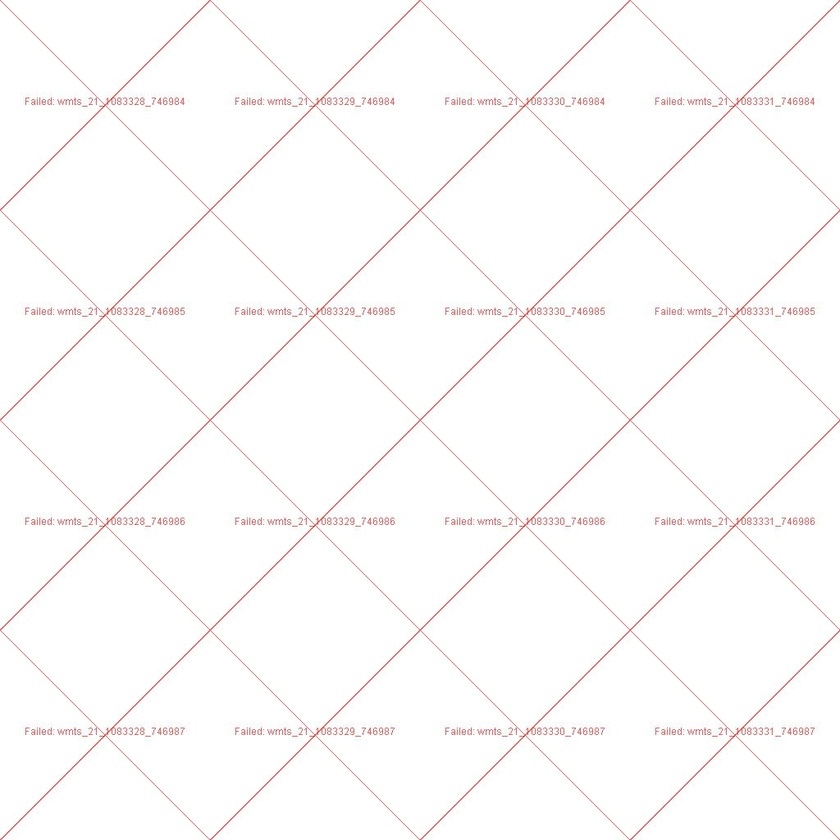
#> input picture images-dataset/HAUTE-SAVOIE_2025_5CM.jpg, 840 x 840 px, shrunk from 1024 x 1024 before the run
$ python preprod-app.py
#> lines starting #> are read from the running program, lines starting #| are printed output that depends on the picture
import base64
import io
import json

import cv2
import pytesseract
import numpy as np
from PIL import Image


def lambda_handler(event, context):
    body = json.loads(event["body"])
    image_base64 = body["base64image"]
    is_corrupted = is_image_corrupted(image_base64)
    print("is image corrupted", is_corrupted)
    return {
        "statusCode": 200,
        "body": json.dumps({"isCorrupted": is_corrupted})
    }


def is_image_corrupted(base64_img):
    try:
        if ',' in base64_img:
            base64_img = base64_img.split(',')[1]

        img_bytes = base64.b64decode(base64_img)
        img_text = Image.open(io.BytesIO(img_bytes))
#> img_text is the input picture: PIL image 840x840 RGB; mean R, G, B 252.7, 251.3, 251.2
        img_blank = np.array(img_text)

        if image_contains_failed_text(img_text) :
            print("Image contains failed text")
            return True
        if is_img_blank(img_blank):
            print("Image is blank")
            return True
        return False

    except Exception as e:
        # If any exception occurs during decoding/processing, image is likely corrupted.jpeg
        print(f"Image corruption detected: {str(e)}")
        return True

def image_contains_failed_text(img):
    """Retourne True si l'image contient un mot-clé d'échec."""
    failed_keywords = ("failed", "wmts")

    gray = np.array(img.convert("L"))

    _, thresh = cv2.threshold(gray, 150, 255, cv2.THRESH_BINARY)
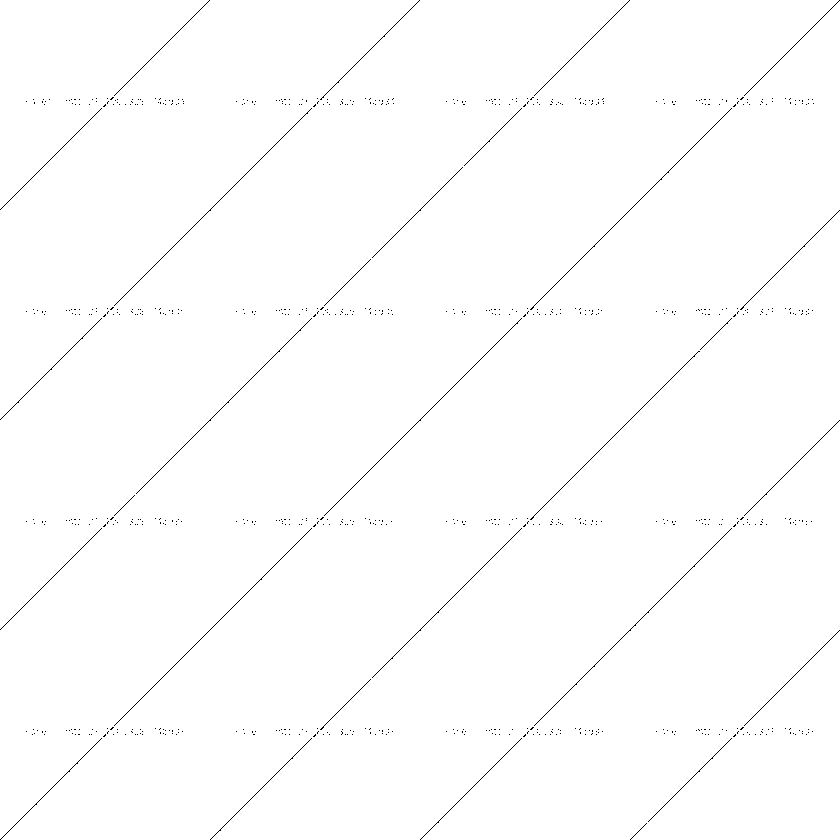
#> thresh: shape (840, 840); 99.4% white; black in thin lines or dots

    custom_config = r'--oem 3 --psm 6'
    try_text = pytesseract.image_to_string(thresh, config=custom_config)

    txt_norm = try_text.lower().strip()
    # print(f"[DEBUG] OCR result: '{txt_norm}'")

    return any(k in txt_norm for k in failed_keywords)

def is_img_blank(img):
    if np.all(img == 0) or np.all(img == 255):
        return True
    return False

if __name__ == "__main__":
    with open("../images-dataset/HAUTE-SAVOIE_2025_5CM.jpg", "rb") as f:
        img_base64 = base64.b64encode(f.read()).decode("utf-8")

    event = {
        "body": json.dumps({
            "base64image": img_base64
        })
    }

    result = lambda_handler(event, None)
    print(result)

$ run again, with images-dataset/corrupted.jpeg copied over images-dataset/HAUTE-SAVOIE_2025_5CM.jpg
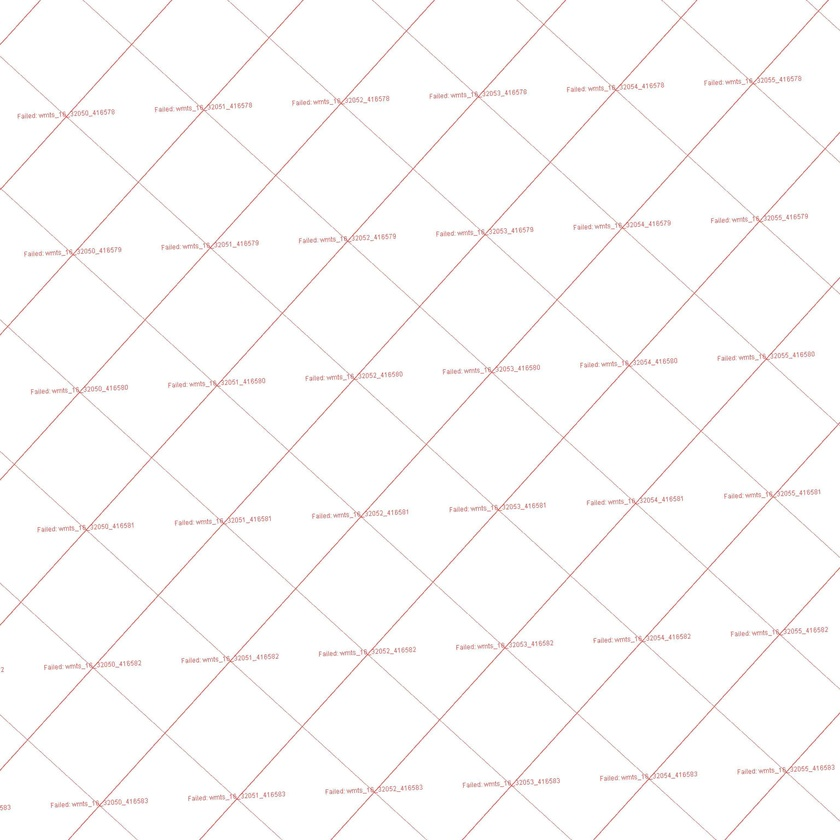
#> input picture images-dataset/corrupted.jpeg, 840 x 840 px, shrunk from 3072 x 3072 before the run
#> in is_image_corrupted, img_text is the input picture: PIL image 840x840 RGB; mean R, G, B 252.3, 251.1, 251
#> in image_contains_failed_text, `_, thresh = cv2.threshold(gray, 150, 255, cv2.THRESH_BINARY)`:
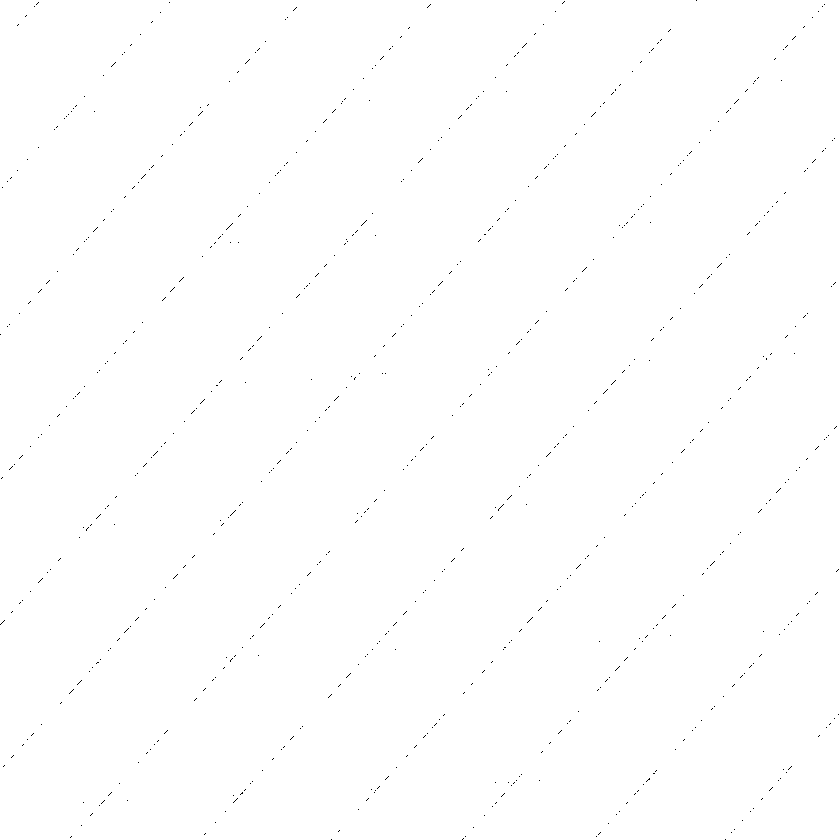
#> thresh: shape (840, 840); 99.8% white; black in thin lines or dots
